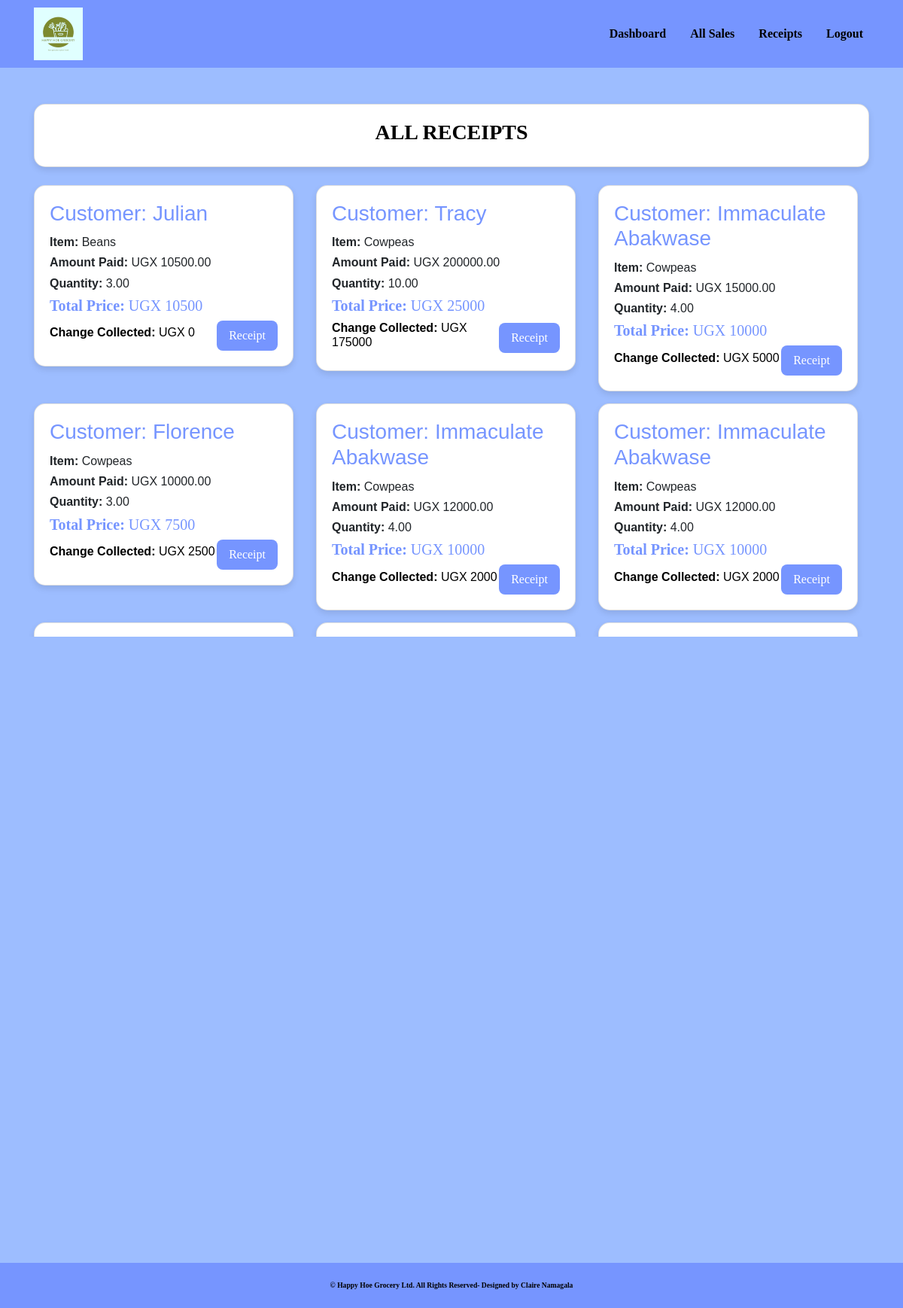
The app's page /receipt/ (signed in) with its own data.
### happy_hoe/models.py (models this page shows)
class Sale(models.Model):
    item = models.ForeignKey(Stock, on_delete=models.CASCADE)  # Reference to the Stock item being sold
    quantity = models.DecimalField(max_digits=10, decimal_places=2, default=0)  # Quantity sold
    amount_received = models.DecimalField(max_digits=10, decimal_places=2, default=0, null=False, blank=False)  # Amount of money received for the sale
    issued_to = models.CharField(max_length=50, null=True)  # Person the stock is issued to
    unit_price = models.DecimalField(max_digits=10, decimal_places=2, default=0, null=True, blank=True)  # Unit price at the time of sale
    recieved_quantity = models.DecimalField(max_digits=10, decimal_places=2, default=0, null=True, blank=True)  # Quantity received in the sale
    date = models.DateField(default=timezone.now)  # Date of the sale
    created_at = models.DateTimeField(default=timezone.now, editable=False)
    sale_type = models.CharField(choices=[("cash", "cash"), ("Credit", "Credit")], max_length=50, default="Cash")
    def get_total(self):
        total = self.quantity * self.item.unit_price
        return int(total)
    def get_change(self):
        change = self.get_total() - self.amount_received
        return abs(int(change))

class Stock(models.Model):
    branch = [('Matugga', 'Matugga'), ('Mukono', 'Mukono')]
    stock_name = models.CharField(max_length=50, null=False, blank=False)  # Name of the stock item
    total_quantity = models.IntegerField(default=0, null=True, blank=True)  # Total quantity of the stock
    issued_quantity = models.IntegerField(default=0, null=True, blank=True)  # Quantity issued from the stock
    unit_price = models.IntegerField(default=0, null=False, blank=False)  # Price per unit of the stock item
    stock_branch = models.CharField(max_length=50, null=False, blank=False, choices=branch)  # Branch where the stock is located
    def __str__(self):
        return self.stock_name  # Display the stock name when the object is printed

### happy_hoe/views.py (the view)
# urls.py: path('receipt/', views.receipt, name='receipt'),
@login_required
def receipt(request):
    sales = Sale.objects.all().order_by('-id')
    return render(request, 'happy_hoe/receipt.html', {'sales': sales})

### happy_hoe/templates/happy_hoe/receipt.html (shortened to what this page needs)
{% extends 'happy_hoe/base.html' %}
{% load static %}
{% block content %}
<br /><br>
<div class="container">
  <div class="card header-card mb-4 text-center" style="border-radius: 15px; box-shadow: 0 4px 8px rgba(0,0,0,0.1); background-color: white;">
    <div class="card-body">
      <h1 class="bouncing-header" style="color:black;">
        ALL RECEIPTS
      </h1>
    </div>
  </div>
</div>
<div class="container">
  <div class="row all_receipts" style="max-height: 600px; overflow-y: auto; padding-right: 15px;">
    {% for sale in sales %}
    <div class="col-lg-4 col-md-6 mb-3">
      <div class="card" style="border-radius: 15px; box-shadow: 0 4px 8px rgba(0,0,0,0.1); transition: transform 0.2s;">
        <div class="card-body">
          <h3 class="card-title" style="color:#7695FF;">Customer: {{ sale.issued_to | title }}</h3>
          <h6 class="card-text"><strong>Item:</strong> {{ sale.item }}</h6>
          <h6 class="card-text"><strong>Amount Paid:</strong> UGX {{ sale.amount_received }}</h6>
          <h6 class="card-text"><strong>Quantity:</strong> {{ sale.quantity }}</h6>
          <h5 style="color: #dc3545; font-family: 'Georgia', serif; color: #7695FF;"><strong>Total Price:</strong> UGX {{ sale.get_total }}</h5>
          <div class="d-flex justify-content-between align-items-center">
            <h6 class="card-text" style="color:black;"><strong>Change Collected:</strong> UGX {{ sale.get_change }}</h6>
            <a href="{% url 'all_receipts' sale.id %}">
              <button class="btn btn-primary">Receipt</button>
            </a>
          </div>
        </div>
      </div>
    </div>
    {% endfor %}
  </div>
</div>
{% endblock %}

### happy_hoe/static/css/main.css (style rules this page uses)
html,body { position: fixed; overflow-x: hidden; background: url('/static/images/img6.jpg'); width: 100% !important; height: 100vh; display: table; position: fixed; background-position: center; background-attachment: scroll; -o-background-size: cover; -moz-background-size: cover; -webkit-background-size: cover; background-size: cover; background-repeat: no-repeat; background-color: rgb(210, 224, 251); }
body { background-color: rgb(210, 224, 251); font-family: 'raleway'; }

### records on screen
Sale: issued_to "Julian", item "Beans", amount_received "10500.00", quantity "3.00", get_total "10500", get_change "0"
Sale: issued_to "Tracy", item "Cowpeas", amount_received "200000.00", quantity "10.00", get_total "25000", get_change "175000"
Sale: issued_to "Immaculate Abakwase", item "Cowpeas", amount_received "15000.00", quantity "4.00", get_total "10000", get_change "5000"
Sale: issued_to "Florence", item "Cowpeas", amount_received "10000.00", quantity "3.00", get_total "7500", get_change "2500"
Sale: issued_to "Immaculate Abakwase", item "Cowpeas", amount_received "12000.00", quantity "4.00", get_total "10000", get_change "2000"
Sale: issued_to "Immaculate Abakwase", item "Cowpeas", amount_received "12000.00", quantity "4.00", get_total "10000", get_change "2000"
